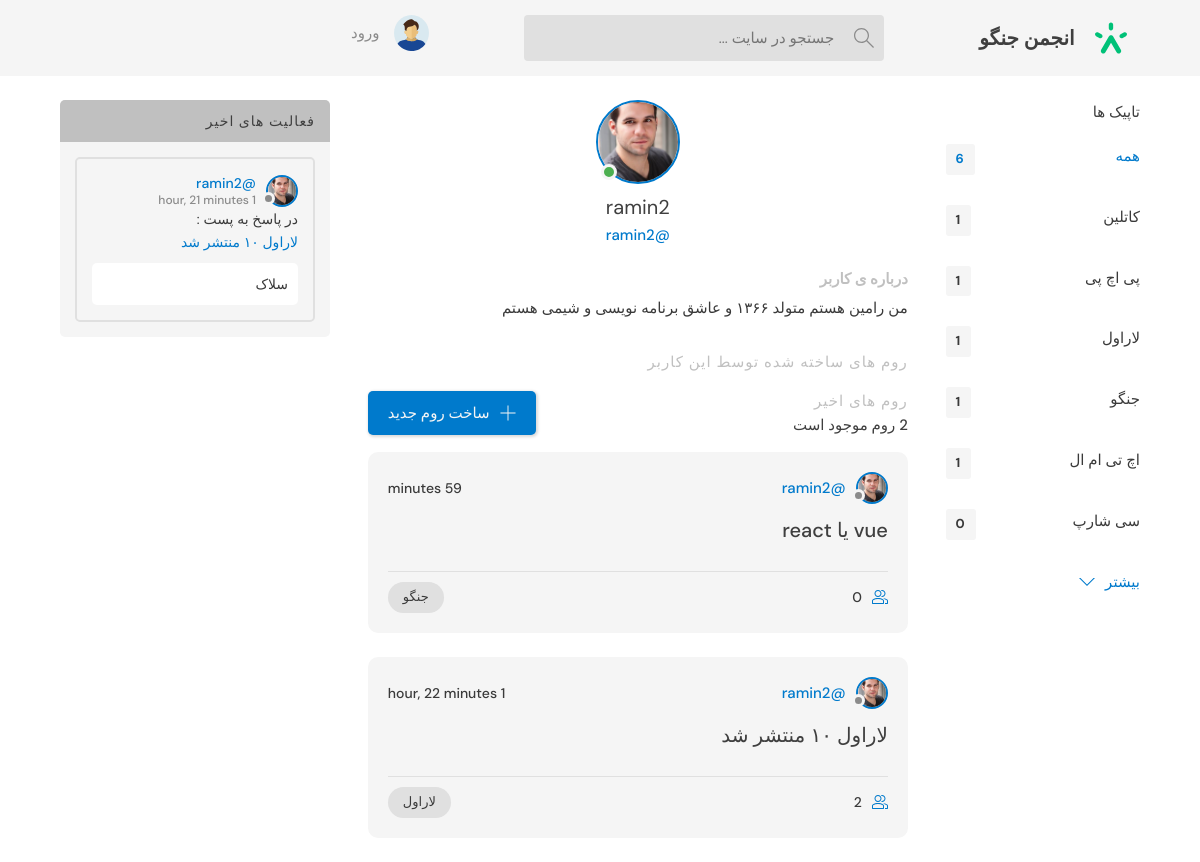
The page /profile/4/ on the database its author committed.
### base/models.py (models this page shows, shortened)
class Topic (models.Model):
    name = models.CharField(max_length=200)

class User(AbstractUser):
    name = models.CharField(max_length=200 , null=True)
    email = models.EmailField(unique=True)
    bio = models.TextField(null=True)
    profile_image = models.ImageField(null=False,default='default.svg')
    USERNAME_FIELD = 'email'
    REQUIRED_FIELDS = []

class Room(models.Model):
    name = models.CharField(max_length=200)
    description = models.TextField(null=True, blank=True)
    participants = models.ManyToManyField(User,related_name='participants' , blank=True)
    updated = models.DateTimeField(auto_now=True)
    created = models.DateTimeField(auto_now_add=True)
    class Meta:
        ordering = ['-updated','-created']
    topic   = models.ForeignKey(Topic,on_delete=models.SET_NULL,null=True)
    host    = models.ForeignKey(User,on_delete=models.SET_NULL,null=True)
    def __str__(self):
        return self.name

class Message(models.Model):
    user = models.ForeignKey(User,on_delete=models.CASCADE)
    room = models.ForeignKey(Room,on_delete=models.CASCADE)
    body = models.TextField()
    updated = models.DateTimeField(auto_now=True)
    created = models.DateTimeField(auto_now_add=True)
    class Meta:
        ordering = ['-updated','-created']

### base/views.py (the view)
# urls.py: path('profile/<str:pk>/', views.userProfile,name="user-profile"),
def userProfile(request,pk):
    user = User.objects.get(id=pk)
    room_messages = user.message_set.all()
    topics = Topic.objects.all()
    rooms = user.room_set.all()
    context= {'user':user,'rooms':rooms , 'room_messages':room_messages,'topics':topics}
    return render(request , 'base/profile.html', context)

### base/templates/base/profile.html (shortened to what this page needs)
{% extends 'main.html' %}
{% block content %}
  <main class="profile-page layout layout--3">
    <div class="container">
      {% include 'base/topics_component.html' %}
      <div class="roomList">
        <div class="profile">
          <div class="profile__avatar">
            <div class="avatar avatar--large active">
              <img src="{{user.profile_image.url}}" />
            </div>
          </div>
          <div class="profile__info">
            <h3>{{user.username}}</h3>
            <p>@{{user.username}}</p>
          </div>
          <div class="profile__about">
            <h3>درباره ی کاربر</h3>
            <p>
             {{user.bio}}
            </p>
          </div>
        </div>
        <div class="roomList__header">
          <div>
            <h2>روم های ساخته شده توسط این کاربر</a>
            </h2>
          </div>
        </div>
          {% include 'base/feed_component.html' %}
      </div>
        {% include 'base/activity_component.html'%}
    </div>
  </main>
  {% endblock content %}

### base/templates/base/topics_component.html
<div class="topics">
  <div class="topics__header">
    <h2>تاپیک ها </h2>
  </div>
  <ul class="topics__list">
    <li>
      <a href="{% url 'home' %}" class="active">همه  <span>
        {{topics.count}}
      </span></a>
    </li>
    {% for topic in topics %}
      <li>
        <a href="{% url 'home' %}?q={{topic.name}}">{{topic.name}}<span>{{topic.room_set.all.count}}</span></a>
      </li>
    {% endfor %}
  </ul>
  <a class="btn btn--link" href="{% url 'topics' %}">
    بیشتر
    <svg
      version="1.1"
      xmlns="http://www.w3.org/2000/svg"
      width="32"
      height="32"
      viewBox="0 0 32 32"
    >
      <title>chevron-down</title>
      <path d="M16 21l-13-13h-3l16 16 16-16h-3l-13 13z"></path>
    </svg>
  </a>
</div>

### base/templates/base/feed_component.html (shortened to what this page needs)
<div class="roomList">
  <div class="roomList__header">
    <div>
      <h2>روم های اخیر</h2>
      <p>{{rooms.count}} روم موجود است</p>
    </div>
    <a class="btn btn--main" href="{% url 'create-room' %}">
      <svg
        version="1.1"
        xmlns="http://www.w3.org/2000/svg"
        width="32"
        height="32"
        viewBox="0 0 32 32"
      >
        <title>add</title>
        <path
          d="M16.943 0.943h-1.885v14.115h-14.115v1.885h14.115v14.115h1.885v-14.115h14.115v-1.885h-14.115v-14.115z"
        ></path>
      </svg>
      ساخت روم جدید
    </a>
  </div>
  {% for room in rooms %}
    <div class="roomListRoom">
      <div class="roomListRoom__header">
        <a href="{% url 'user-profile' room.host.id %}" class="roomListRoom__author">
          <div class="avatar avatar--small">
            <img src="{{ HTTP_HOST }}/{{room.host.profile_image}}" />
          </div>
          <span>@{{room.host.username}}</span>
        </a>
        <div class="roomListRoom__actions">
          <span>{{room.updated | timesince}}</span>
        </div>
      </div>
      <div class="roomListRoom__content">
        <a href="{% url 'room' room.id %}">{{room.name}}</a>
      </div>
      <div class="roomListRoom__meta">
        <a href="room.html" class="roomListRoom__joined">
          {{room.participants.all.count}}
        </a>
        <p class="roomListRoom__topic">{{room.topic.name}}</p>
      </div>
    </div>
  {% endfor %}
</div>

### base/templates/base/activity_component.html (shortened to what this page needs)
<div class="activities">
  <div class="activities__header">
    <h2>فعالیت های اخیر </h2>
  </div>
  {% for message in room_messages %}
    <div class="activities__box">
      <div class="activities__boxHeader roomListRoom__header">
        <a href="{% url 'user-profile' message.user.id %}" class="roomListRoom__author">
          <div class="avatar avatar--small">
            <img src="{{ HTTP_HOST }}/{{message.user.profile_image}}" />
          </div>
          <p>
            @{{message.user.username}}
            <span>{{ message.created | timesince}}</span>
          </p>
        </a>
      </div>
      <div class="activities__boxContent">
        <p>
          در پاسخ به پست : <a href="{% url 'room' message.room.id %}">{{ message.room}}</a
          >
        </p>
        <div class="activities__boxRoomContent">
          {{message.body}}
        </div>
      </div>
    </div>
  {% endfor %}
</div>

### rows shown on the page
Topic: name "کاتلین", room_set.all.count "1"
Topic: name "پی اچ پی", room_set.all.count "1"
Topic: name "لاراول", room_set.all.count "1"
Topic: name "جنگو", room_set.all.count "1"
Topic: name "اچ تی ام ال", room_set.all.count "1"
Topic: name "سی شارپ", room_set.all.count "0"
User: profile_image (picture), username "ramin2", bio "من رامین هستم متولد ۱۳۶۶ و عاشق برنامه نویسی و شیمی هستم"
Room: host.profile_image (picture), host.username "ramin2", updated "59 minutes", name "vue یا react", participants.all.count "0", topic.name "جنگو"
Room: host.profile_image (picture), host.username "ramin2", updated "1 hour, 22 minutes", name "لاراول ۱۰ منتشر شد", participants.all.count "2", topic.name "لاراول"
Message: user.profile_image (picture), user.username "ramin2", created "1 hour, 21 minutes", room "لاراول ۱۰ منتشر شد", body "سلاک"

### other values the page prints
{{ topics.count }} "6"
